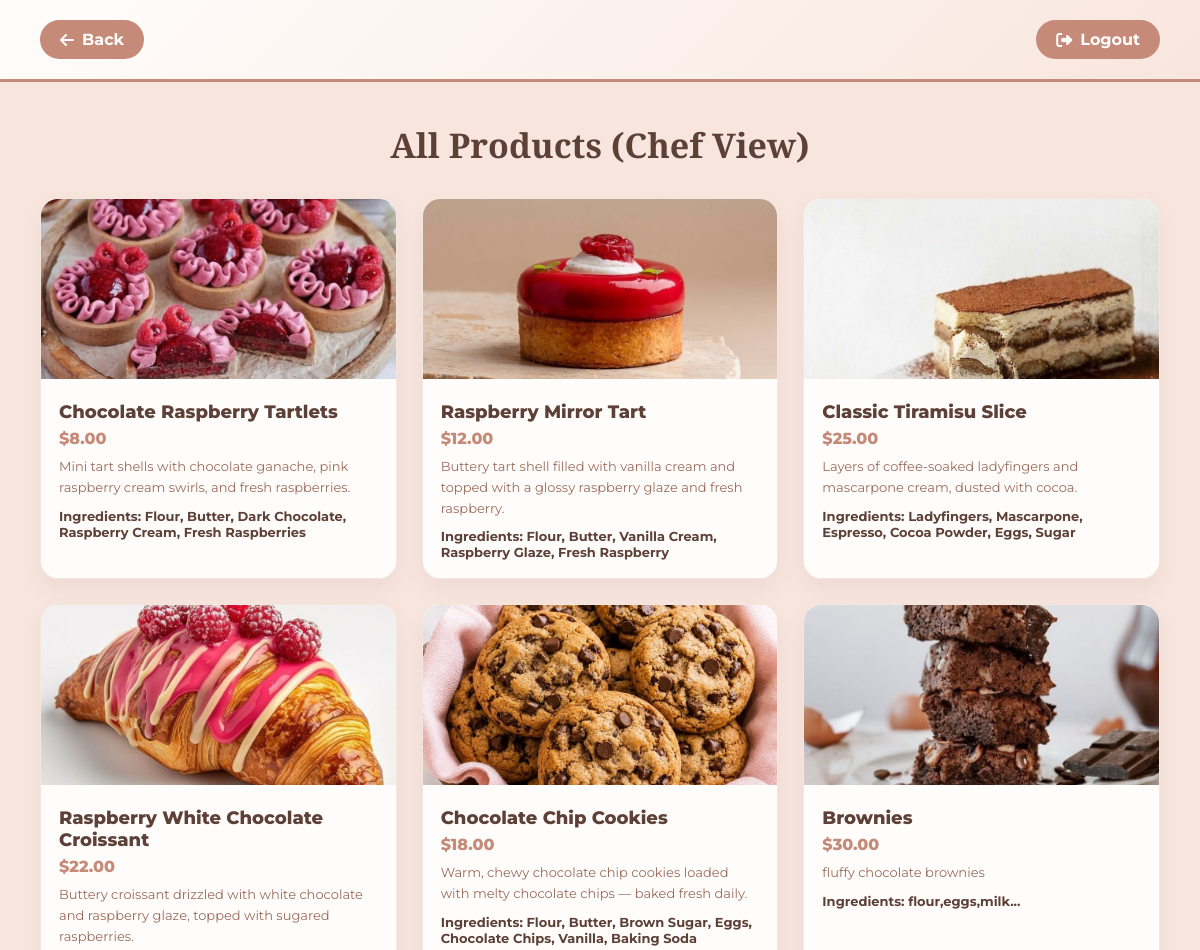
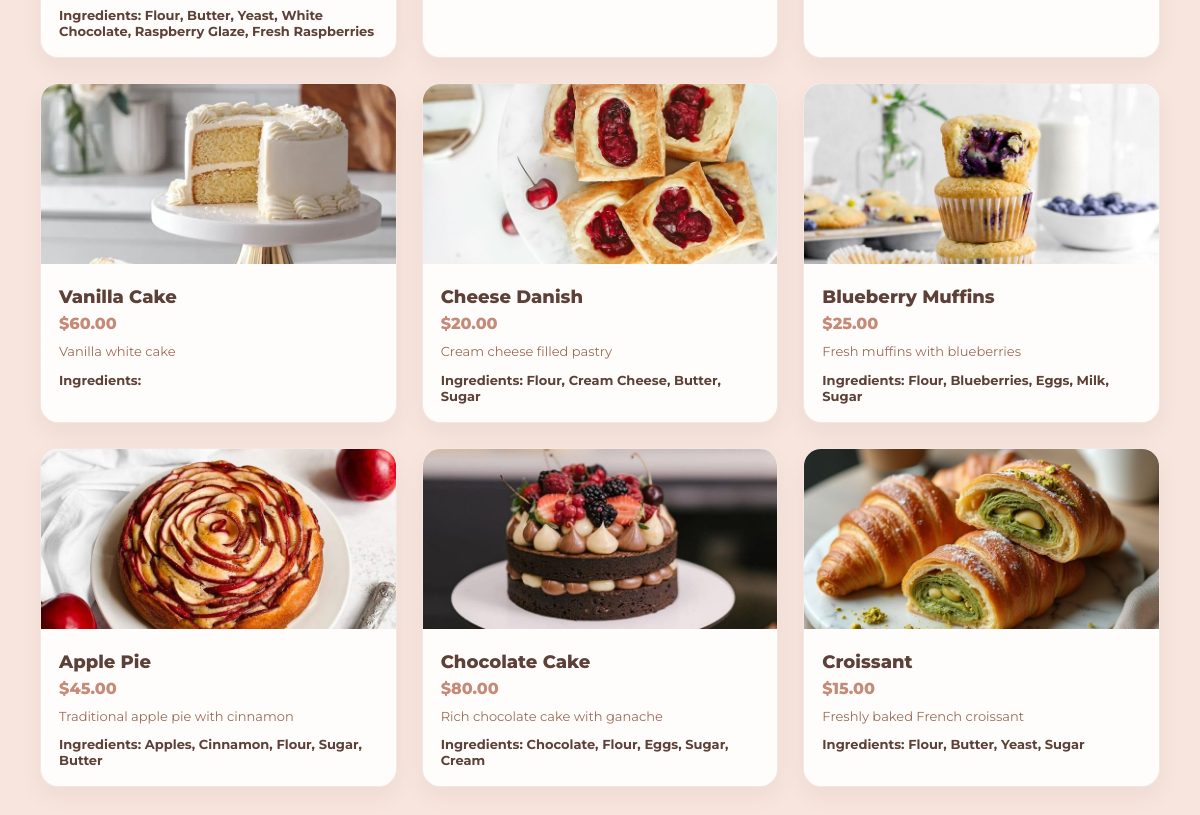
The page /chef-products.php (signed in) on the database its author committed (2 pictures, top to bottom).
### tables this page shows
CREATE TABLE `dishes` (
  `id` int(11) NOT NULL,
  `name` varchar(100) NOT NULL,
  `description` text DEFAULT NULL,
  `price` decimal(10,2) NOT NULL,
  `category` varchar(50) DEFAULT 'pastry',
  `category_id` int(11) DEFAULT NULL,
  `sort_order` int(11) NOT NULL DEFAULT 0,
  `image_url` varchar(255) DEFAULT NULL,
  `available` tinyint(1) DEFAULT 1,
  `stock_quantity` int(10) UNSIGNED NOT NULL DEFAULT 0,
  `is_deleted` tinyint(1) NOT NULL DEFAULT 0,
  `deleted_at` datetime DEFAULT NULL,
  `ingredients` text DEFAULT NULL,
  `preparation_time` int(11) DEFAULT NULL,
  `created_at` timestamp NOT NULL DEFAULT current_timestamp(),
  `chef_id` int(11) DEFAULT NULL
);

### chef-products.php (the view, shortened to what this page needs)
<?php
require_once "db.php";
$sql = "SELECT id, name, description, price, category, image_url, ingredients
        FROM dishes
        WHERE is_deleted = 0
        ORDER BY id DESC";
$stmt = $pdo->prepare($sql);
$stmt->execute();
$dishes = $stmt->fetchAll(PDO::FETCH_ASSOC);
?>
<!DOCTYPE html>
<html lang="en">
<head>
  <link rel="stylesheet" href="https://cdnjs.cloudflare.com/ajax/libs/font-awesome/6.4.0/css/all.min.css">
</head>
<body>
<div class="header">
  <a href="chef-dashboard.php" class="btn-link">
    <i class="fas fa-arrow-left"></i> Back
  </a>
  <a href="logout-chef.php" class="btn-link">
    <i class="fas fa-sign-out-alt"></i> Logout
  </a>
</div>
<div class="content">
  <h2 class="title">All Products (Chef View)</h2>
  <div class="grid">
    <?php foreach ($dishes as $dish): ?>
      <?php
        $img = (!empty($dish["image_url"]))
            ? $dish["image_url"]
            : "asssets/logo.png";
      ?>
      <div class="card">
        <img
          src="<?php echo htmlspecialchars($img); ?>"
          alt="<?php echo htmlspecialchars($dish["name"]); ?>"
        >
        <div class="info">
          <h3><?php echo htmlspecialchars($dish["name"]); ?></h3>
          <div class="price">
            $<?php echo number_format($dish["price"], 2); ?>
          </div>
          <div class="desc">
            <?php echo htmlspecialchars($dish["description"]); ?>
          </div>
          <div class="ing">
            Ingredients: <?php echo htmlspecialchars($dish["ingredients"]); ?>
          </div>
        </div>
      </div>
    <?php endforeach; ?>
  </div>
</div>
</body>
</html>

### chef-products.php (style rules this page uses)
* { margin:0;padding:0;box-sizing:border-box; }
body { font-family:'Montserrat',sans-serif; background:#F8E6DE; color:#5D4037; }
.header { background:linear-gradient(135deg,#FFFDFB 0%,#F8E6DE 100%); padding:20px 40px; display:flex; justify-content:space-between; align-items:center; border-bottom:3px solid #C58B78; position:sticky; top:0; z-index:100; }
.btn-link { text-decoration:none; background:#C58B78; color:white; padding:10px 20px; border-radius:25px; font-weight:700; transition:0.3s; display:inline-flex; gap:8px; align-items:center; }
.content { padding:40px; }
.title { font-family:'Playfair Display',serif; font-size:34px; text-align:center; margin-bottom:30px; }
.grid { display:grid; grid-template-columns:repeat(auto-fill,minmax(280px,1fr)); gap:25px; }
.card { background:#FFFDFB; border-radius:18px; overflow:hidden; box-shadow:0 10px 25px rgba(0,0,0,0.05); border:1px solid rgba(197,139,120,0.2); }
.card img { width:100%; height:180px; object-fit:cover; background:white; }
.info { padding:18px; }
.info h3 { font-size:18px; font-weight:800; margin-bottom:6px; }
.price { font-weight:800; color:#C58B78; margin-bottom:8px; }
.desc { font-size:13px; color:#9B6B5A; line-height:1.6; margin-bottom:10px; }
.ing { font-size:13px; color:#5D4037; font-weight:700; }

### rows shown on the page
dishes: image_url (picture), name "Chocolate Raspberry Tartlets", price "8.00", description "Mini tart shells with chocolate ganache, pink raspberry cream swirls, and fresh raspberries.", ingredients "Flour, Butter, Dark Chocolate, Raspberry Cream, Fresh Raspberries"
dishes: image_url (picture), name "Raspberry Mirror Tart", price "12.00", description "Buttery tart shell filled with vanilla cream and topped with a glossy raspberry glaze and fresh raspberry.", ingredients "Flour, Butter, Vanilla Cream, Raspberry Glaze, Fresh Raspberry"
dishes: image_url (picture), name "Classic Tiramisu Slice", price "25.00", description "Layers of coffee-soaked ladyfingers and mascarpone cream, dusted with cocoa.", ingredients "Ladyfingers, Mascarpone, Espresso, Cocoa Powder, Eggs, Sugar"
dishes: image_url (picture), name "Raspberry White Chocolate Croissant", price "22.00", description "Buttery croissant drizzled with white chocolate and raspberry glaze, topped with sugared raspberries.", ingredients "Flour, Butter, Yeast, White Chocolate, Raspberry Glaze, Fresh Raspberries"
dishes: image_url (picture), name "Chocolate Chip Cookies", price "18.00", description "Warm, chewy chocolate chip cookies loaded with melty chocolate chips — baked fresh daily.", ingredients "Flour, Butter, Brown Sugar, Eggs, Chocolate Chips, Vanilla, Baking Soda"
dishes: image_url (picture), name "Brownies", price "30.00", description "fluffy chocolate brownies", ingredients "flour,eggs,milk..."
dishes: image_url (picture), name "Vanilla Cake", price "60.00", description "Vanilla white cake"
dishes: image_url (picture), name "Cheese Danish", price "20.00", description "Cream cheese filled pastry", ingredients "Flour, Cream Cheese, Butter, Sugar"
dishes: image_url (picture), name "Blueberry Muffins", price "25.00", description "Fresh muffins with blueberries", ingredients "Flour, Blueberries, Eggs, Milk, Sugar"
dishes: image_url (picture), name "Apple Pie", price "45.00", description "Traditional apple pie with cinnamon", ingredients "Apples, Cinnamon, Flour, Sugar, Butter"
dishes: image_url (picture), name "Chocolate Cake", price "80.00", description "Rich chocolate cake with ganache", ingredients "Chocolate, Flour, Eggs, Sugar, Cream"
dishes: image_url (picture), name "Croissant", price "15.00", description "Freshly baked French croissant", ingredients "Flour, Butter, Yeast, Sugar"
